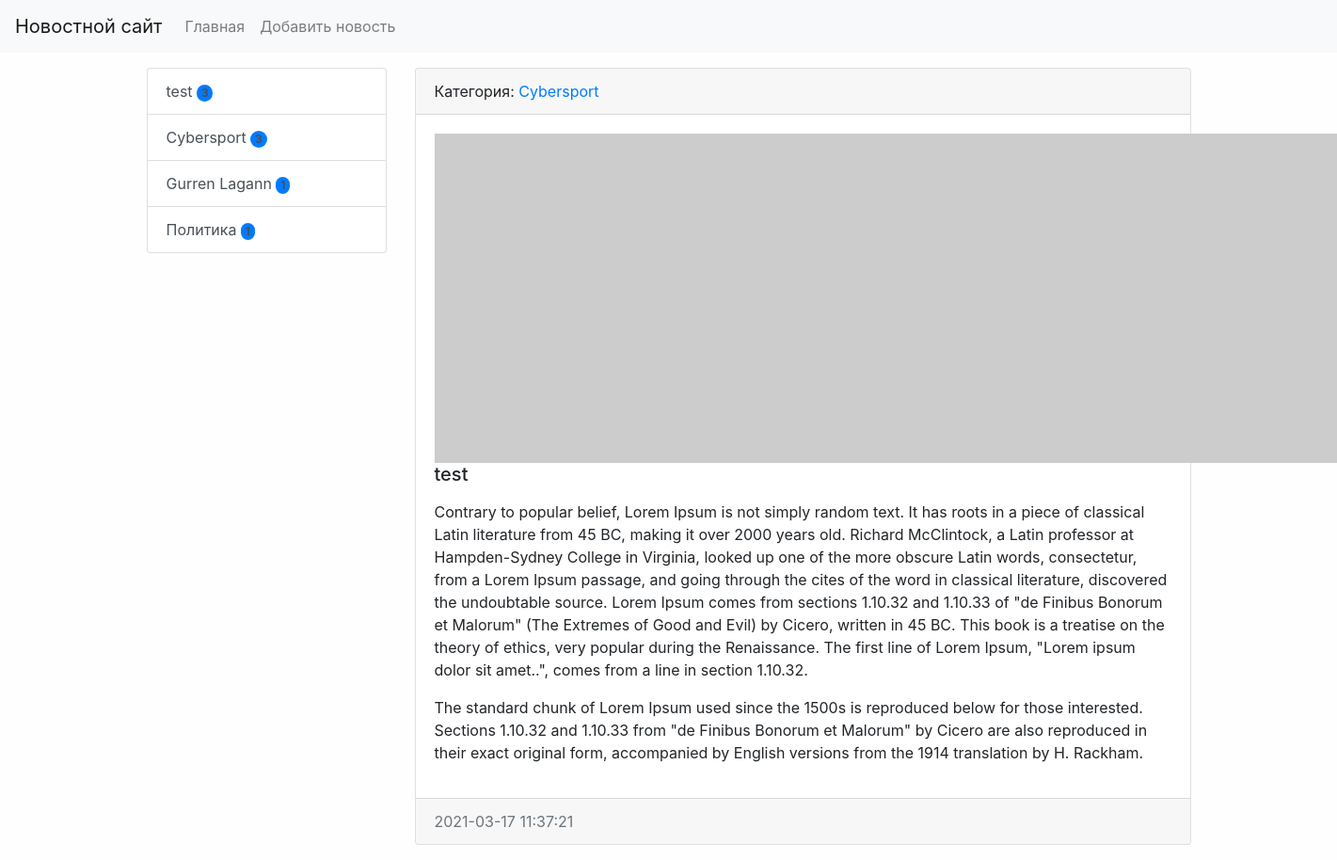
The page /news/1/ on the database its author committed.
### news/models.py (models this page shows, shortened)
class Category(models.Model):
    title = models.CharField(max_length=150, db_index=True, verbose_name='Наименование категории')
    def get_absolute_url(self):
        return reverse('category', kwargs={"category_id": self.pk})
    def __str__(self):
        return self.title
    class Meta:
        verbose_name = 'Категория'
        verbose_name_plural = 'Категории'
        ordering = ['title']

class News(models.Model):
    title = models.CharField(max_length=150, verbose_name='Наименование')
    content = models.TextField(blank=True, verbose_name='Контент')
    created_at = models.DateTimeField(auto_now_add=True, verbose_name='Дата публикации')
    updated_at = models.DateTimeField(auto_now=True, verbose_name='Обновлено')
    photo = models.ImageField(upload_to='photos/%Y/%m/%d/', verbose_name='Фото', blank=True)
    is_published = models.BooleanField(default=True, verbose_name='Опубликовано')
    category = models.ForeignKey('Category', on_delete=models.PROTECT,
                                 verbose_name='Категория')
    class Meta:
        verbose_name = 'Новость'
        verbose_name_plural = 'Новости'
        ordering = ['-created_at']

### news/views.py (the view)
# urls.py: path('news/<int:pk>/', ViewNews.as_view(), name='view_news'),
class ViewNews(DetailView):
    model = News
    context_object_name = 'news_item'

### news/templatetags/news_tags.py (called while the page is built)
@register.inclusion_tag('news/list_categories.html')
def show_categories(arg1='Hello', arg2='world'):
    categories = Category.objects.annotate(cnt=Count('news')).filter(cnt__gt=0)
    return {"categories": categories, "arg1": arg1, "arg2": arg2}

### news/templates/news/news_detail.html (shortened to what this page needs)
{% extends 'base.html' %}
{% block sidebar %}
{% include 'inc/_sidebar.html' %}
{% endblock %}
{% block content %}
<div class="card mb-3">
    <div class="card-header">
        Категория: <a href="{{ news_item.category.get_absolute_url }}">{{ news_item.category }}</a>
    </div>
    <div class="card-body">
        {% if item.photo %}
        <img src="{{ news_item.photo.url }}" alt="" width="350" class="float-left mr-3">
        {% else %}
        <img src="https://picsum.photos/id/1060/350/235/?blur=2" alt="" class="float-left mr-3">
        {% endif %}
        <h5 class="card-title">{{ news_item.title }}</h5>
        <p class="card-text">{{ news_item.content|safe|linebreaks }}</p>
    </div>
    <div class="card-footer text-muted">
        {{ news_item.created_at|date:"Y-m-d H:i:s" }}
    </div>
</div>
{% endblock %}

### news/templates/news/list_categories.html
<div class="list-group">
    {% for item in categories %}
    <a href="{{ item.get_absolute_url }}" class="list-group-item
    list-group-item-action">{{ item.title }}    <span class="badge bg-primary rounded-pill">{{ item.cnt }}</span></a>
    {% endfor %}
</div>

### mysite/static/css/style.css (style rules this page uses)
body { background-color: #fefefe; }

### rows shown on the page
Category: title "test", cnt "3"
Category: title "Cybersport", cnt "3"
Category: title "Gurren Lagann", cnt "1"
Category: title "Политика", cnt "1"
News: category "Cybersport", title "test", content "Contrary to popular belief, Lorem Ipsum is not simply random text. It has roots in a piece of classical Latin literature from 45 BC, making it over 2000 years old. Richard McClintock, a Latin professor at Hampden-Sydney College in Virginia, looked up one of the more obscure Latin words, consectetur, from a Lorem Ipsum passage, and going through the cites of the word in classical literature, discovered the undoubtable source. Lorem Ipsum comes from sections 1.10.32 and 1.10.33 of \"de Finibus Bonorum et Malorum\" (The Extremes of Good and Evil) by Cicero, written in 45 BC. This book is a treatise on the theory of ethics, very popular during the Renaissance. The first line of Lorem Ipsum,…", created_at "2021-03-17 11:37:21"
